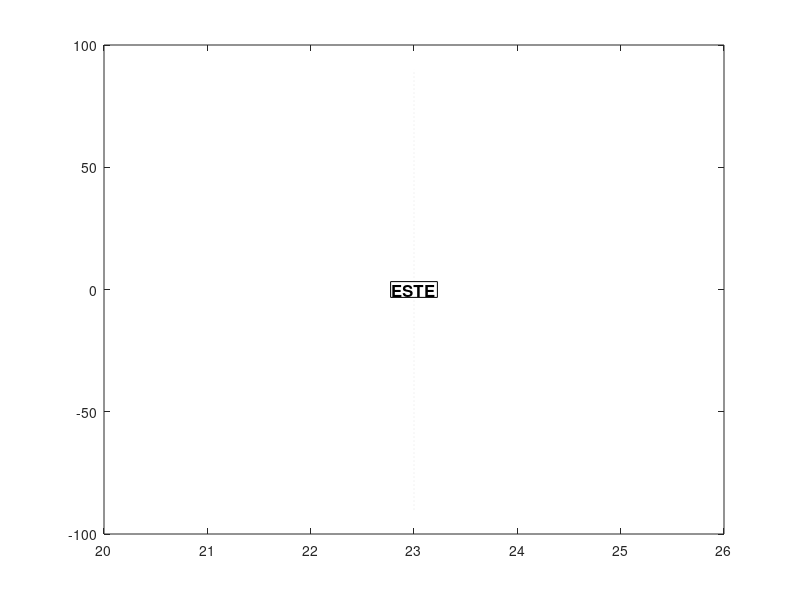

MATLAB code to generate this figure:
function dibujar_referencias_muy_anchas()
  % DIBUJAR_REFERENCIAS_MUY_ANCHAS - Optimizado para visualización ancha

  ax = gca;
  
  % Elementos PRINCIPALES para leyenda
  h1 = plot(ax, [0, 24], [0, 0], 'k-', 'LineWidth', 2.5, ...
            'DisplayName', 'Ecuador Celeste');
  
  % Agrupar trópicos en una sola entrada de leyenda
  h2 = plot(ax, [0, 24], [23.5, 23.5], '--', 'Color', [0.8, 0.4, 0], ...
            'LineWidth', 1.5, 'DisplayName', 'Trópicos');
  plot(ax, [0, 24], [-23.5, -23.5], '--', 'Color', [0.8, 0.4, 0], ...
       'LineWidth', 1.5, 'HandleVisibility', 'off');
  
  % Agrupar círculos polares en una sola entrada
  h3 = plot(ax, [0, 24], [66.5, 66.5], '--', 'Color', [0.4, 0.4, 0.8], ...
            'LineWidth', 1.5, 'DisplayName', 'Círculos Polares');
  plot(ax, [0, 24], [-66.5, -66.5], '--', 'Color', [0.4, 0.4, 0.8], ...
       'LineWidth', 1.5, 'HandleVisibility', 'off');
       
  % Líneas de declinación cada 30°
  for dec = [-60, -30, 30, 60]
    plot(ax, [0, 24], [dec, dec], '--', 'Color', [0.7, 0.7, 0.7], ...
         'LineWidth', 0.5, 'HandleVisibility', 'off');
  endfor
  
  % Líneas de AR cada 1 hora (más densas para visualización ancha)
  for ar = 1:23
    plot(ax, [ar, ar], [-90, 90], ':', 'Color', [0.9, 0.9, 0.9], ...
         'LineWidth', 0.3, 'HandleVisibility', 'off');
  endfor
  
  % Puntos cardinales con texto MÁS GRANDE
  text(ax, 6, 85, 'NORTE', 'HorizontalAlignment', 'center', ...
       'FontSize', 14, 'FontWeight', 'bold', 'BackgroundColor', 'white', ...
       'EdgeColor', 'black', 'Margin', 2);
  text(ax, 6, -85, 'SUR', 'HorizontalAlignment', 'center', ...
       'FontSize', 14, 'FontWeight', 'bold', 'BackgroundColor', 'white', ...
       'EdgeColor', 'black', 'Margin', 2);
  text(ax, 23, 0, 'ESTE', 'HorizontalAlignment', 'center', ...
       'FontSize', 12, 'FontWeight', 'bold', 'BackgroundColor', 'white', ...
       'EdgeColor', 'black', 'Margin', 1);
  text(ax, 1, 0, 'OESTE', 'HorizontalAlignment', 'center', ...
       'FontSize', 12, 'FontWeight', 'bold', 'BackgroundColor', 'white', ...
       'EdgeColor', 'black', 'Margin', 1);
endfunction
